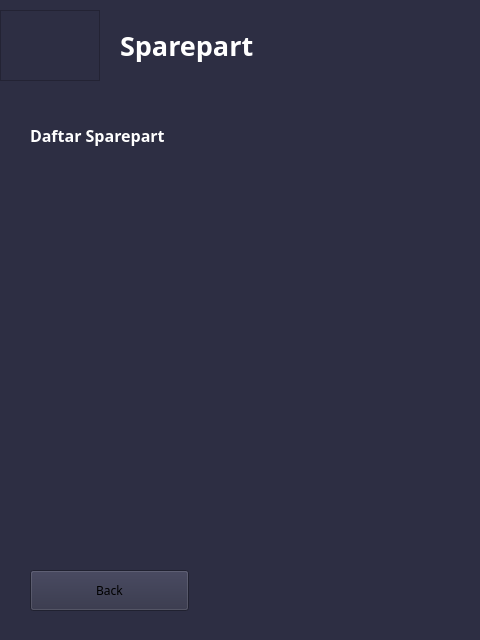
<?xml version="1.0" encoding="UTF-8"?>
<ui version="4.0">
 <class>MainWindow</class>
 <widget class="QMainWindow" name="MainWindow">
  <property name="geometry">
   <rect>
    <x>0</x>
    <y>0</y>
    <width>480</width>
    <height>640</height>
   </rect>
  </property>
  <property name="windowTitle">
   <string>Menu Utama</string>
  </property>
  <property name="styleSheet">
   <string notr="true">background-color: #2D2E43;</string>
  </property>
  <widget class="QWidget" name="centralwidget">
   <widget class="QWidget" name="gridLayoutWidget">
    <property name="geometry">
     <rect>
      <x>0</x>
      <y>10</y>
      <width>451</width>
      <height>71</height>
     </rect>
    </property>
    <layout class="QGridLayout" name="gridLayout">
     <property name="horizontalSpacing">
      <number>20</number>
     </property>
     <property name="verticalSpacing">
      <number>0</number>
     </property>
     <item row="0" column="1">
      <widget class="QLabel" name="label">
       <property name="font">
        <font>
         <family>Roboto Slab</family>
         <pointsize>20</pointsize>
         <weight>75</weight>
         <bold>true</bold>
        </font>
       </property>
       <property name="styleSheet">
        <string notr="true">color: rgb(255, 255, 255);</string>
       </property>
       <property name="text">
        <string>Sparepart</string>
       </property>
      </widget>
     </item>
     <item row="0" column="0">
      <widget class="QFrame" name="frame">
       <property name="enabled">
        <bool>true</bool>
       </property>
       <property name="minimumSize">
        <size>
         <width>0</width>
         <height>0</height>
        </size>
       </property>
       <property name="maximumSize">
        <size>
         <width>100</width>
         <height>999999</height>
        </size>
       </property>
       <property name="styleSheet">
        <string notr="true">image: url(:/images/tool.svg);</string>
       </property>
       <property name="frameShape">
        <enum>QFrame::StyledPanel</enum>
       </property>
       <property name="frameShadow">
        <enum>QFrame::Raised</enum>
       </property>
       <property name="lineWidth">
        <number>10</number>
       </property>
      </widget>
     </item>
    </layout>
   </widget>
   <widget class="QLabel" name="label_7">
    <property name="geometry">
     <rect>
      <x>30</x>
      <y>110</y>
      <width>371</width>
      <height>51</height>
     </rect>
    </property>
    <property name="maximumSize">
     <size>
      <width>100000</width>
      <height>200</height>
     </size>
    </property>
    <property name="font">
     <font>
      <family>Roboto Slab</family>
      <pointsize>16</pointsize>
     </font>
    </property>
    <property name="text">
     <string>&lt;html&gt;&lt;head/&gt;&lt;body&gt;&lt;p&gt;&lt;span style=&quot; font-size:12pt; font-weight:600; color:#ffffff;&quot;&gt;Daftar Sparepart&lt;/span&gt;&lt;/p&gt;&lt;/body&gt;&lt;/html&gt;</string>
    </property>
    <property name="alignment">
     <set>Qt::AlignLeading|Qt::AlignLeft|Qt::AlignVCenter</set>
    </property>
    <property name="margin">
     <number>0</number>
    </property>
    <property name="indent">
     <number>-1</number>
    </property>
   </widget>
   <widget class="QPushButton" name="push_back">
    <property name="geometry">
     <rect>
      <x>30</x>
      <y>570</y>
      <width>159</width>
      <height>41</height>
     </rect>
    </property>
    <property name="font">
     <font>
      <family>Roboto Slab</family>
      <pointsize>9</pointsize>
      <weight>50</weight>
      <bold>false</bold>
     </font>
    </property>
    <property name="styleSheet">
     <string notr="true">/* PUSH BUTTON */
QPushButton {
    background-color: rgb(80, 80, 122);
    color: white;
    border: none;
    border-radius: 7px;
    padding: 10px 20px;
}

QPushButton:hover {
	background-color: rgb(245, 154, 182);
}

QPushButton:pressed {
    background-color: rgb(109, 68, 81);
}

color: rgb(255, 255, 255);</string>
    </property>
    <property name="text">
     <string>Back</string>
    </property>
   </widget>
  </widget>
  <widget class="QStatusBar" name="statusbar"/>
 </widget>
 <resources>
  <include location="../Pictures/Pictures.qrc"/>
  <include location="../Pictures/feather/icon_resources.qrc"/>
 </resources>
 <connections/>
</ui>
